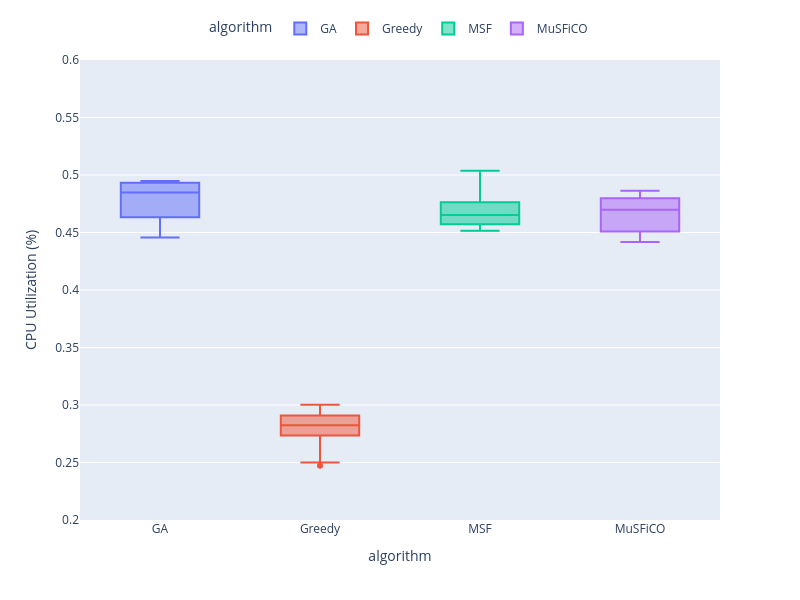

The code cell stored with this chart in its notebook:
### Code cell
fig = plot_custom_boxplot(dataframe=df_consume_metrics,x_col="algorithm",y_col="cpu_utilization",title="", x_label="",
                          y_label='CPU Utilization (%)',color_col="algorithm",y_range=[0.2, 0.6])
fig.show()

### Figure 1 — Plotly figure (JSON) as saved in the notebook; plotly's stock layout.template omitted (floating-point values rounded to 4 significant figures)
{"data": [{"alignmentgroup": "True", "hovertemplate": "algorithm=%{x}<br>CPU Utilization (%)=%{y}<extra></extra>", "legendgroup": "GA", "marker": {"color": "#636efa"}, "name": "GA", "notched": false, "offsetgroup": "GA", "orientation": "v", "showlegend": true, "type": "box", "x": ["GA", "GA", "GA", "GA", "GA", "GA", "GA", "GA", "GA", "GA"], "x0": " ", "xaxis": "x", "y": [0.4808, 0.4937, 0.4627, 0.4779, 0.4633, 0.4887, 0.4948, 0.4933, 0.4887, 0.4455], "y0": " ", "yaxis": "y"}, {"alignmentgroup": "True", "hovertemplate": "algorithm=%{x}<br>CPU Utilization (%)=%{y}<extra></extra>", "legendgroup": "Greedy", "marker": {"color": "#EF553B"}, "name": "Greedy", "notched": false, "offsetgroup": "Greedy", "orientation": "v", "showlegend": true, "type": "box", "x": ["Greedy", "Greedy", "Greedy", "Greedy", "Greedy", "Greedy", "Greedy", "Greedy", "Greedy", "Greedy"], "x0": " ", "xaxis": "x", "y": [0.2828, 0.2822, 0.279, 0.2735, 0.2501, 0.2978, 0.2472, 0.2909, 0.29, 0.3001], "y0": " ", "yaxis": "y"}, {"alignmentgroup": "True", "hovertemplate": "algorithm=%{x}<br>CPU Utilization (%)=%{y}<extra></extra>", "legendgroup": "MSF", "marker": {"color": "#00cc96"}, "name": "MSF", "notched": false, "offsetgroup": "MSF", "orientation": "v", "showlegend": true, "type": "box", "x": ["MSF", "MSF", "MSF", "MSF", "MSF", "MSF", "MSF", "MSF", "MSF", "MSF"], "x0": " ", "xaxis": "x", "y": [0.4704, 0.4763, 0.4603, 0.456, 0.4698, 0.4516, 0.4795, 0.4605, 0.4572, 0.5037], "y0": " ", "yaxis": "y"}, {"alignmentgroup": "True", "hovertemplate": "algorithm=%{x}<br>CPU Utilization (%)=%{y}<extra></extra>", "legendgroup": "MuSFiCO", "marker": {"color": "#ab63fa"}, "name": "MuSFiCO", "notched": false, "offsetgroup": "MuSFiCO", "orientation": "v", "showlegend": true, "type": "box", "x": ["MuSFiCO", "MuSFiCO", "MuSFiCO", "MuSFiCO", "MuSFiCO", "MuSFiCO", "MuSFiCO", "MuSFiCO", "MuSFiCO", "MuSFiCO"], "x0": " ", "xaxis": "x", "y": [0.4709, 0.4862, 0.4749, 0.4797, 0.482, 0.4473, 0.4687, 0.4595, 0.4417, 0.4509], "y0": " ", "yaxis": "y"}], "layout": {"boxmode": "overlay", "height": 600, "legend": {"orientation": "h", "title": {"text": "algorithm"}, "tracegroupgap": 0, "x": 0.5, "xanchor": "center", "y": 1.1}, "margin": {"t": 60}, "title": {"x": 0.5}, "width": 800, "xaxis": {"anchor": "y", "autorange": true, "categoryarray": ["GA", "Greedy", "MSF", "MuSFiCO"], "categoryorder": "array", "domain": [0, 1], "range": [-0.5, 3.5], "title": {"text": "algorithm"}, "type": "category"}, "yaxis": {"anchor": "x", "domain": [0, 1], "range": [0.2, 0.6], "title": {"text": "CPU Utilization (%)"}, "type": "linear"}}}
